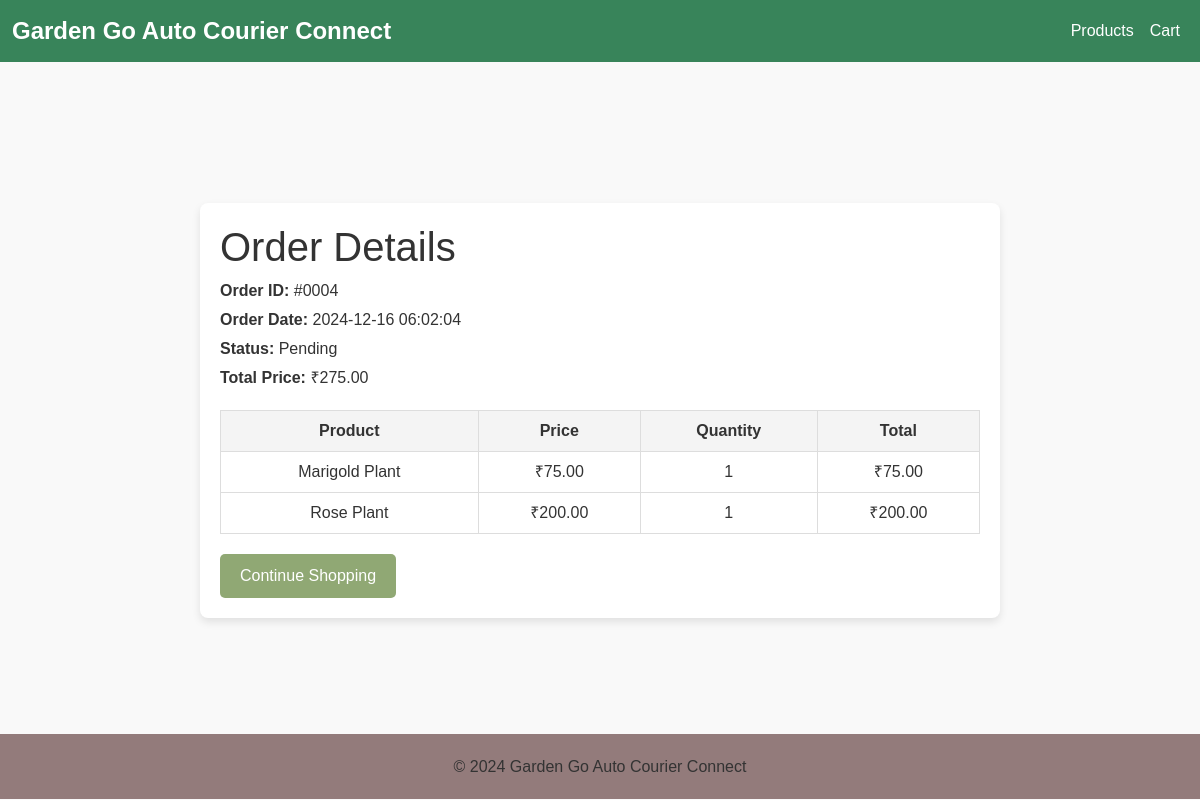
/order/4 (signed in), run on the app's committed database.
### models.py (models this page shows)
class Order(db.Model):
    __tablename__ = 'order'
    order_id = db.Column(db.Integer, primary_key=True)
    user_id = db.Column(db.Integer, db.ForeignKey('users.user_id'))
    assigned_to = db.Column(db.Integer, db.ForeignKey('users.user_id'))  # New attribute
    status = db.Column(db.String, nullable=False)
    address = db.Column(db.String(300))
    estimated_delivery = db.Column(db.DateTime)
    actual_delivery = db.Column(db.DateTime)
    updated_at = db.Column(db.DateTime, default=datetime.utcnow)
    total_price = db.Column(db.Float, nullable=False)
    shipping_cost = db.Column(db.Float, nullable=False)
    pincode = db.Column(db.String)
    created_at = db.Column(db.DateTime, default=datetime.utcnow)
    user = db.relationship('User', foreign_keys=[user_id], back_populates='orders')  # Updated
    assigned_user = db.relationship('User', foreign_keys=[assigned_to], back_populates='assigned_orders')  # New relationship
    order_items = db.relationship('OrderItem', back_populates='order')
    audit_logs = db.relationship('Audit', back_populates='order')

class OrderItem(db.Model):
    __tablename__ = 'order_item'
    order_item_id = db.Column(db.Integer, primary_key=True)
    order_id = db.Column(db.Integer, db.ForeignKey('order.order_id'))
    product_id = db.Column(db.Integer, db.ForeignKey('product.product_id'))
    quantity = db.Column(db.Integer, nullable=False)
    order = db.relationship('Order', back_populates='order_items')
    product = db.relationship('Product', back_populates='order_items')

class Product(db.Model):
    __tablename__ = 'product'
    product_id = db.Column(db.Integer, primary_key=True)
    name = db.Column(db.String(80), nullable=False)
    cost_price = db.Column(db.Float, nullable=False)
    selling_price = db.Column(db.Float, nullable=False)
    description = db.Column(db.String)
    stock_quantity = db.Column(db.Integer, nullable=False)
    image_url = db.Column(db.String)
    product_weight = db.Column(db.Float, nullable=False)  # New attribute
    category_id = db.Column(db.Integer, db.ForeignKey('category.category_id'))
    category = db.relationship('Category', back_populates='products')
    cart_items = db.relationship('CartItem', back_populates='product')
    order_items = db.relationship('OrderItem', back_populates='product')

### app.py (the view)
@app.route('/order/<int:order_id>')
@login_required
def order_summary(order_id):
    order = Order.query.get_or_404(order_id)
    if order.user_id != current_user.user_id:
        flash('Unauthorized access to this order.', 'danger')
        return redirect(url_for('products'))
    return render_template('order_summary.html', order=order)

### app.py (called while the page is built)
@login_manager.user_loader
def load_user(user_id):
    return User.query.get(int(user_id))

@app.before_request
def update_last_login():
    if current_user.is_authenticated:
        current_user.last_login = datetime.utcnow()
        db.session.commit()

### templates/order_summary.html
{% extends "layout.html" %}
{% block css %}
<link rel="stylesheet" href="{{ url_for('static', filename='css/order_summary.css') }}">
{% endblock %}
{% block content %}
<div class="wrapper-order-container">
<div class="order-container">
    <h1>Order Details</h1>
    <div class="order-details">
        <p><strong>Order ID:</strong> #000{{ order.order_id }}</p>
        <p><strong>Order Date:</strong> {{ order.created_at.strftime('%Y-%m-%d %H:%M:%S') }}</p>
        <p><strong>Status:</strong> {{ order.status }}</p>
        <p><strong>Total Price:</strong> ₹{{ "%.2f" | format(order.total_price) }}</p>
    </div>
    <table class="order-items">
        <thead>
            <tr>
                <th>Product</th>
                <th>Price</th>
                <th>Quantity</th>
                <th>Total</th>
            </tr>
        </thead>
        <tbody>
            {% for item in order.order_items %}
            <tr>
                <td>{{ item.product.name }}</td>
                <td>₹{{ "%.2f" | format(item.product.selling_price) }}</td>
                <td>{{ item.quantity }}</td>
                <td>₹{{ "%.2f" | format(item.quantity * item.product.selling_price) }}</td>
            </tr>
            {% endfor %}
        </tbody>
    </table>
    <a href="{{ url_for('show_products') }}" class="btn">Continue Shopping</a>
</div>
</div>
{% endblock %}

### static/css/styles.css (style rules this page uses)
* { box-sizing: border-box; margin: 0; padding: 0; }
body { font-family: Arial, sans-serif; background: #f9f9f9; color: #333; }
a { display: block; text-decoration: none; color: inherit; }

### static/css/order_summary.css (style rules this page uses)
.wrapper-order-container { display: flex; justify-content: center; align-items: center; height: calc(100vh - 152px); }
.order-container { width: 100%; max-width: 800px; margin: 20px auto; padding: 20px; background: #fff; border-radius: 8px; box-shadow: 0 4px 8px rgba(0, 0, 0, 0.1); }
.order-details { margin-bottom: 20px; }
.order-details p { font-size: 16px; margin: 5px 0; }
.order-items { width: 100%; border-collapse: collapse; margin-top: 20px; }
.order-items th, .order-items td { border: 1px solid #ddd; padding: 8px; text-align: center; }
.order-items th { background-color: #f4f4f4; font-weight: bold; }
.btn { margin-top: 20px; padding: 10px 20px; background-color: #90a874; color: white; border: none; border-radius: 5px; cursor: pointer; }

### data on the page
Order: order_id "4", created_at "2024-12-16 06:02:04", status "Pending", total_price "275.00"
OrderItem: product.name "Marigold Plant", quantity "1", item.quantity*item.product.selling_price "75.00"
Product: product.selling_price "75.00"
OrderItem: product.name "Rose Plant", quantity "1", item.quantity*item.product.selling_price "200.00"
Product: product.selling_price "200.00"
